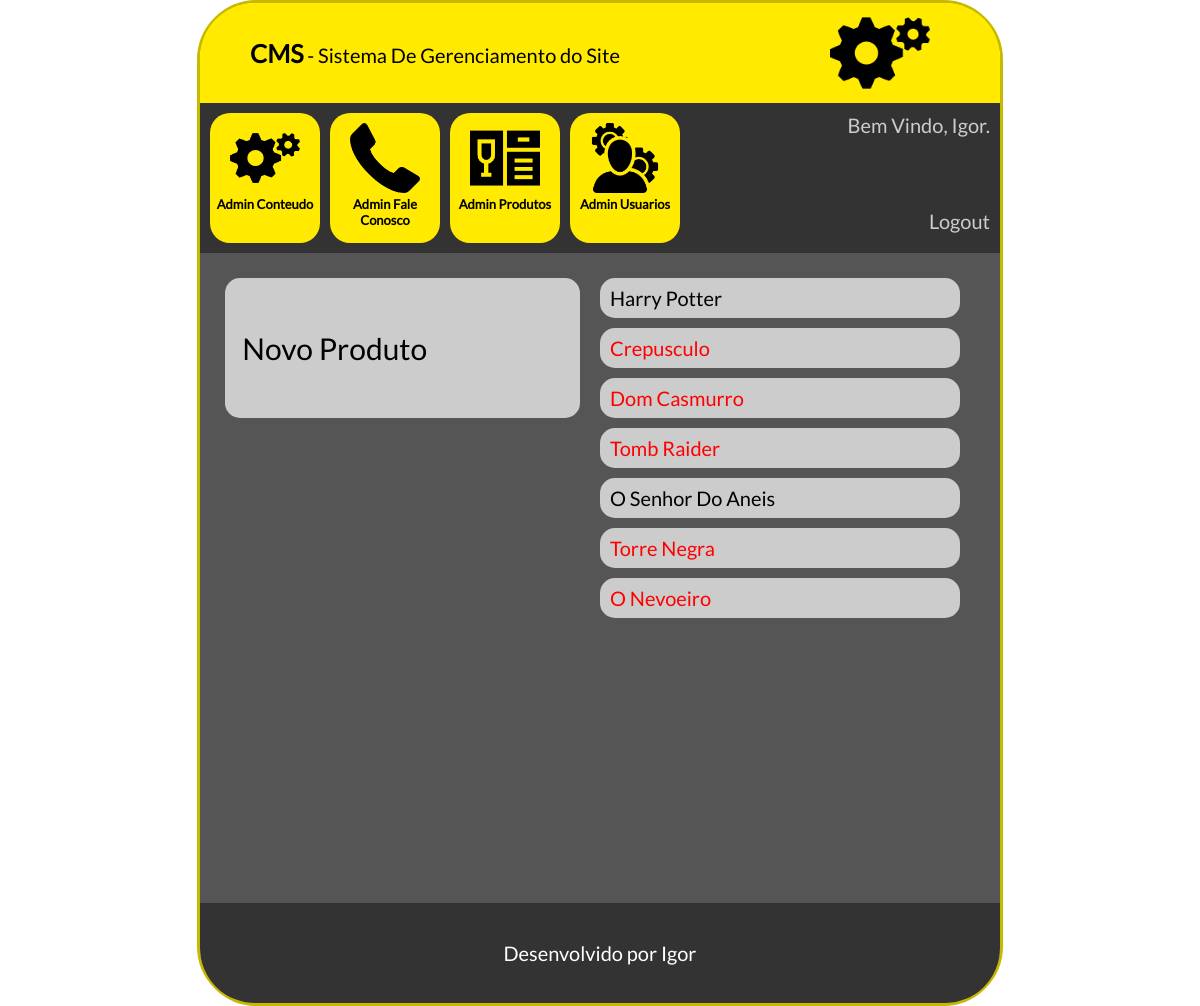
The page /cms/adminproduto.php (signed in) on the database as committed earlier.
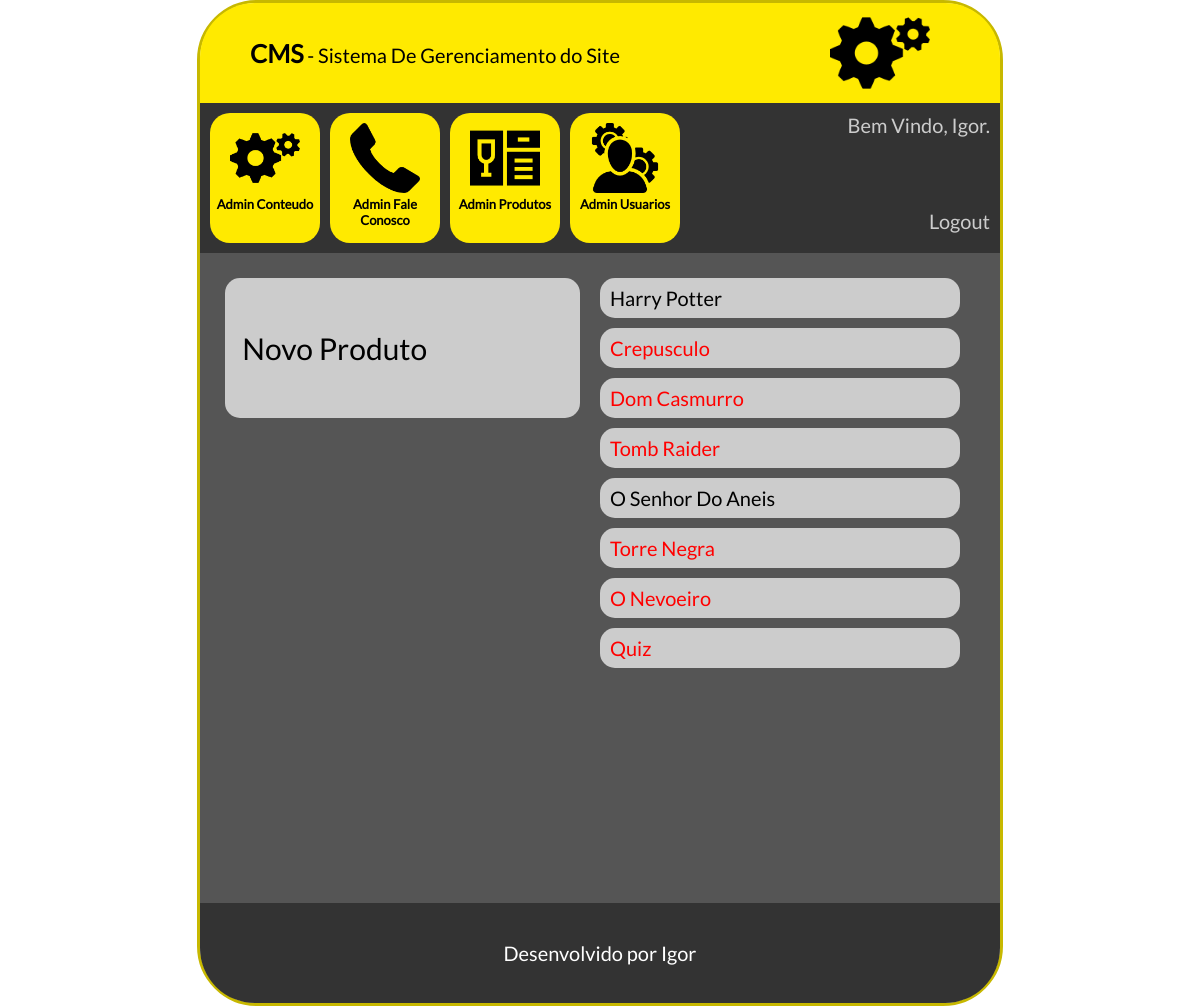
The same page on the database as committed later.
### tables this page shows
CREATE TABLE `tbl_usuarios` (
  `id` int(11) NOT NULL AUTO_INCREMENT,
  `nome` varchar(100) NOT NULL,
  `senha` varchar(100) NOT NULL,
  `id_nivel` int(11) NOT NULL,
  `ativo` int(11) NOT NULL,
  PRIMARY KEY (`id`),
  UNIQUE KEY `nome_UNIQUE` (`nome`),
  KEY `fk_usuarios_niveis_idx` (`id_nivel`),
  CONSTRAINT `fk_usuarios_niveis` FOREIGN KEY (`id_nivel`) REFERENCES `tbl_niveis` (`id`) ON DELETE NO ACTION ON UPDATE NO ACTION
);

CREATE TABLE `tbl_produtos` (
  `id` int(11) NOT NULL AUTO_INCREMENT,
  `nome` varchar(200) NOT NULL,
  `sobre` varchar(200) NOT NULL,
  `preco` float NOT NULL,
  `desconto` float NOT NULL,
  `id_subcategoria` int(11) NOT NULL,
  `ativo` int(11) NOT NULL,
  `imagem` varchar(250) DEFAULT NULL,
  PRIMARY KEY (`id`)
);

### cms/conexao.php (called while the page is built)
<?php
    function conexaoDb(){
        $host = "localhost";
        $database = "db_banca";
        $user = "root";
        $password = "bcd127";
        if(!$conexao = mysqli_connect($host,$user,$password,$database)){
            echo('Erro na conexão com o Banco de Dados');
        }
        return $conexao;
    }
?>

### cms/db.php (called while the page is built, shortened)
<?php
    include_once "conexao.php";
    function selectUsuarioBanco($id){
        $sql = "SELECT * from tbl_usuarios WHERE id=". $id;
        return mysqli_query(conexaoDb(), $sql);
    }
	function selectProdutosBanco(){
        $sql = "SELECT * from tbl_produtos";
        return mysqli_query(conexaoDb(), $sql);
    }
?>

### cms/adminproduto.php (the view, shortened to what this page needs)
<?php
    include_once "db.php";
    $selectLogin = selectUsuarioBanco($_SESSION["idLogin"]);
    $rsLogado = mysqli_fetch_array($selectLogin);
    $nomeLogado = $rsLogado["nome"];
    $select = selectProdutosBanco();
?>
<!doctype html>
<html lang="pt-br">
	<head>
        <link rel="stylesheet" type="text/css" href="css/style.css">
	</head>
	<body>
        <main id="caixaPrincipal">
            <div id="caixaLogo">
                <span class="textoGrande">CMS</span> - Sistema De Gerenciamento do Site
                <div id="logo"><img src="icones/config.png"></div>
            </div>
            <div id="caixaOpcoes">
                <a href="index.php">
                    <div class="caixaItem">
                        <img src="icones/config.png"><br>
                        Admin Conteudo
                    </div>
                </a>
                <a href="faleconosco.php">
                    <div class="caixaItem">
                        <img src="icones/contato.png"><br>
                        Admin Fale Conosco
                    </div>
                </a>
                <a href="produtos.php">
                    <div class="caixaItem">
                        <img src="icones/produtos.png"><br>
                        Admin Produtos
                    </div>
                </a>
                <a href="usuarios.php">
                    <div class="caixaItem">
                        <img src="icones/admin.png"><br>
                        Admin Usuarios
                    </div>
                </a>
                <div id="caixaUsuario">
                    Bem Vindo, <?php echo($nomeLogado)?>.<br><br><br><br>
                    <a href="../login.php?modo=logout"><span class="branco">Logout</span></a>
                </div>
            </div>
            <div id="caixaConteudo">
                <div class=colunaConteudo>
				    <a href="cadastrarproduto.php">
                        <div class="caixaOpcao">
                             &nbsp;&nbsp; Novo Produto
                        </div>
                    </a>
                </div>
                <div class=colunaConteudoContatoNivel>
                    <?php
                    while($rsProdutos = mysqli_fetch_array($select)){
						if($rsProdutos['desconto'] > 0){
							$promocao = "red";
						}else{
							$promocao = "";
						}
                    ?>
                        <div class="usuarioNivel">
                             <span class="<?php echo($promocao)?>"><?php echo($rsProdutos['nome'])?></span>
                        </div>
                    <?php } ?>
                </div>
            </div>
            <footer id="rodape">
                Desenvolvido por Igor
            </footer>
        </main>
    </body>
</html>

### cms/css/style.css (style rules this page uses)
* { margin: 0px; padding: 0px; text-decoration: none; font-family: lato; font-size: 20px; }
.red { color: red; }
.branco { color: #cccccc; }
.textoGrande { font-size: 25px; font-weight: bold; }
#caixaPrincipal { height: 1000px; width: 800px; margin-left: auto; margin-right: auto; border-radius: 60px; border: solid 3px #c7b800; }
#caixaLogo { height: 100px; width: 700px; background-color: #ffea00; border-top-left-radius: 55px; border-top-right-radius: 55px;; line-height: 100px; padding-left: 50px; padding-right: 50px; }
#logo { height: 100px; width: 100px; margin-right: 20px; float: right; }
#logo img { max-height: 100px; max-width: 100px; margin-right: 0px; transition: 0.2s; }
#caixaOpcoes { height: 130px; width: 780px; padding: 10px; background-color: #333333; }
.caixaItem { height: 110px; width: 110px; font-weight: bold; font-size: 13px; background-color: #ffea00; text-align: center; float: left; margin-right: 10px; padding-top: 10px; padding-bottom: 10px; border-radius: 20px; transition: 0.2s; color: #000000; }
.caixaItem img { height: 70px; width: 70px; }
#caixaUsuario { color: #cccccc; text-align: right; float: right; }
#caixaConteudo { height: 600px; width: 750px; padding: 25px; background-color: #555555; }
.colunaConteudo, .colunaConteudoContatoNivel { height: 600px; width: 375px; float: left; }
.colunaConteudoContatoNivel { overflow: auto; }
.caixaOpcao { height: 140px; width: 355px; line-height: 140px; margin-bottom: 10px; background-color: #cccccc; font-size: 30px; border-radius: 15px; transition: 0.2s; color: #000000; }
.usuarioNivel { height: 40px; width: 350px; line-height: 40px; padding-left: 10px; margin-bottom: 10px; background-color: #cccccc; font-size: 20px; border-radius: 15px; transition: 0.2s; }
#rodape { height: 100px; width: 800px; border-bottom-left-radius: 55px; border-bottom-right-radius: 55px; background-color: #333333; text-align: center; line-height: 100px; color: #ffffff; }

Rows that differ between the two databases and show on the page:
added tbl_produtos: nome "Quiz"
